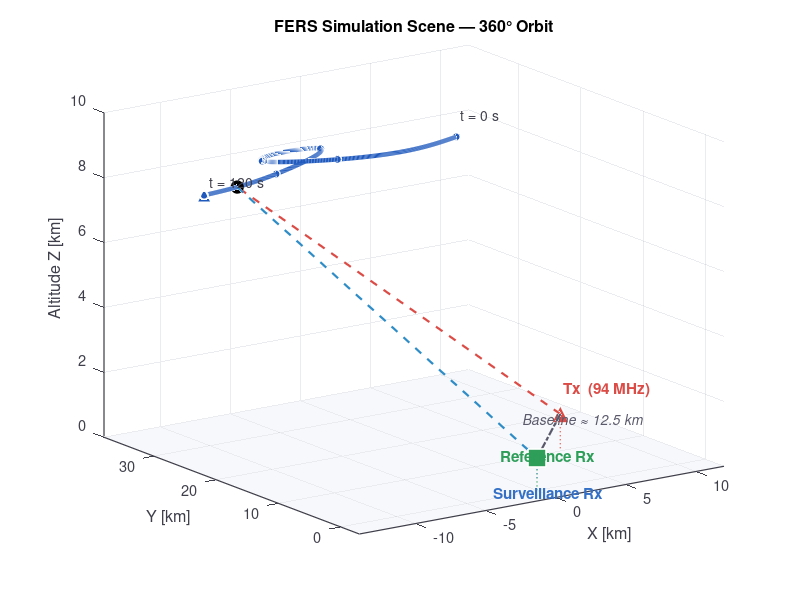
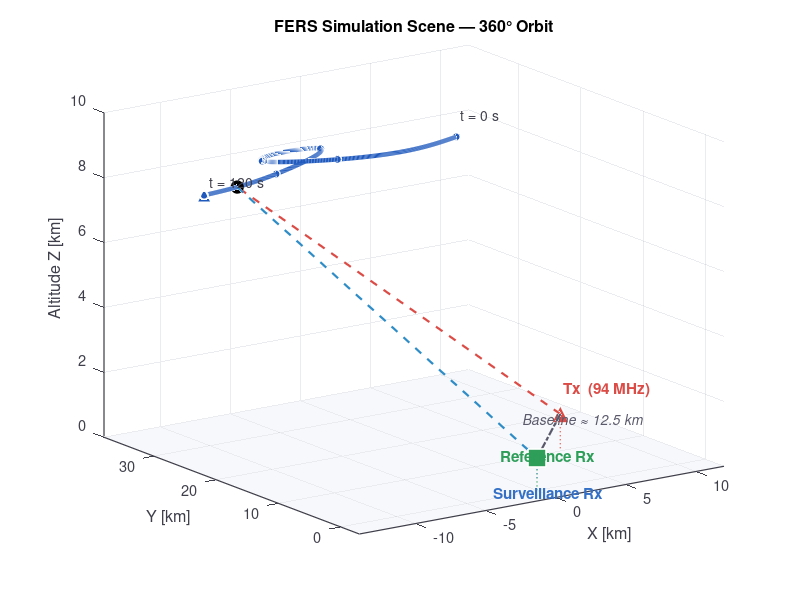

MATLAB code to generate these figures, in order:
% plotFersScene_scenario4_360.m
% ------------------------------------------------------------------
% Renders the FERS "scenario_4_360" (360° orbit) scene in 3-D for the
% CIE 2026 presentation. Geometry and waypoints taken verbatim from:
%   01_FERS/flightScenarios/scenario_4_360.fersxml
%
% Same style as plotFersScene_scenario1.m.
%
% Output:
%   Figures/fers_scene_scenario4_360.svg
%   Figures/fers_scene_scenario4_360.png   (300 dpi fallback)
%
% Author: Itumeleng Malemela
% ------------------------------------------------------------------

clc; clear; close all;

% -------------------- Geometry (km) ---------------------------
Tx_Pos     = [6.440;  10.760;  1.056];   % PrieskaTx (94 MHz, isotropic)
RefRx_Pos  = [0;      0;       1.000];   % Reference Rx
SurvRx_Pos = [0;      0.001;   1.000];   % Surveillance Rx

Baseline = norm(RefRx_Pos - Tx_Pos);   % ~12.54 km

% Target waypoints from scenario_4_360.fersxml (cubic interp, 8 km alt)
TargetWayTimes = [0, 35, 50, 75, 95, 120];
TargetPos = [  8.000,  31.000, 8.000;
              -0.528,  30.851, 8.000;
              -4.354,  34.339, 8.000;
               0.003,  34.783, 8.000;
              -5.311,  29.938, 8.000;
             -11.431,  27.706, 8.000];

% -------------------- Cubic-spline trajectory ---------------------
t_interp = linspace(TargetWayTimes(1), TargetWayTimes(end), 481);
spline_x = csape(TargetWayTimes, TargetPos(:,1)', 'variational');
spline_y = csape(TargetWayTimes, TargetPos(:,2)', 'variational');
spline_z = csape(TargetWayTimes, TargetPos(:,3)', 'variational');
x_i = fnval(spline_x, t_interp);
y_i = fnval(spline_y, t_interp);
z_i = fnval(spline_z, t_interp);

% -------------------- Figure --------------------------------------
fig = figure('Color','w','Units','pixels','Position',[100 100 960 680]);
hold on; grid on; box on;

% ---- Colour palette (identical to scenario 1) --------------------
col.trajectory = [0.12 0.35 0.74];
col.baseline   = [0.35 0.35 0.42];
col.txPath     = [0.86 0.30 0.28];
col.rxPath     = [0.18 0.55 0.78];
col.tx         = [0.86 0.30 0.28];
col.refrx      = [0.18 0.62 0.35];
col.survrx     = [0.20 0.44 0.78];
col.ground     = [0.94 0.95 0.97];

% ---- Ground plane -----------------------------------------------
[gx, gy] = meshgrid(linspace(-14, 12, 2), linspace(-3, 38, 2));
gz = zeros(size(gx));
surf(gx, gy, gz, 'FaceColor', col.ground, 'EdgeColor','none', 'FaceAlpha',0.50);

% Baseline (Tx <-> RefRx)
plot3([Tx_Pos(1) RefRx_Pos(1)], [Tx_Pos(2) RefRx_Pos(2)], ...
      [Tx_Pos(3) RefRx_Pos(3)], '-.', 'Color', col.baseline, 'LineWidth',1.6);

% Signal paths and plane between last two waypoints (t=95 s to t=120 s)
plane_t = (95 + 120) / 2;   % ~107.5 s
mid_idx = round((plane_t - t_interp(1)) / (t_interp(end) - t_interp(1)) * (numel(t_interp)-1)) + 1;
target_mid = [x_i(mid_idx); y_i(mid_idx); z_i(mid_idx)];
plot3([Tx_Pos(1) target_mid(1)], [Tx_Pos(2) target_mid(2)], ...
      [Tx_Pos(3) target_mid(3)], '--', 'Color', col.txPath, 'LineWidth',1.6);
plot3([target_mid(1) SurvRx_Pos(1)], [target_mid(2) SurvRx_Pos(2)], ...
      [target_mid(3) SurvRx_Pos(3)], '--', 'Color', col.rxPath, 'LineWidth',1.6);

% ---- Target orbit trajectory ------------------------------------
plot3(x_i, y_i, z_i, '-', 'Color', col.trajectory, 'LineWidth', 3.2);
% Waypoint markers
plot3(TargetPos(:,1), TargetPos(:,2), TargetPos(:,3), 'o', ...
      'MarkerFaceColor', col.trajectory, 'MarkerEdgeColor','w', ...
      'MarkerSize',6, 'LineWidth',1);
% Direction arrowhead at end
plot3(x_i(end), y_i(end), z_i(end), '^', ...
      'MarkerFaceColor', col.trajectory, 'MarkerEdgeColor','w', ...
      'MarkerSize',10, 'LineWidth',1);

% ---- Airplane STL at midpoint (~t = 60 s) -----------------------
stlFilePath = fullfile(fileparts(mfilename('fullpath')), 'plane3d.stl');
if exist(stlFilePath, 'file')
    airplane_model = stlread(stlFilePath);
    V_pl = airplane_model.Points;
    F_pl = airplane_model.ConnectivityList;

    bbox    = max(V_pl) - min(V_pl);
    nativeL = max(bbox);
    targetL = 4;                        % desired plane length in km
    V_pl    = V_pl * (targetL / nativeL);
    V_pl    = V_pl - mean(V_pl, 1);

    stlYawOffset = pi/2;
    dx = x_i(mid_idx+1) - x_i(mid_idx-1);
    dy = y_i(mid_idx+1) - y_i(mid_idx-1);
    heading = atan2(dy, dx) + stlYawOffset + 2*pi;   % opposite direction
    R = [cos(heading), -sin(heading), 0;
         sin(heading),  cos(heading), 0;
         0,             0,            1];
    V_pl = (R * V_pl')';
    V_pl = V_pl + target_mid(:)';

    patch('Vertices', V_pl, 'Faces', F_pl, ...
          'FaceColor', [0.80 0.80 1.00], 'EdgeColor','none', ...
          'FaceLighting','gouraud');
    camlight('headlight');
    lighting gouraud;
else
    plot3(target_mid(1), target_mid(2), target_mid(3), 'ko', ...
          'MarkerFaceColor','k', 'MarkerSize',9);
    warning('plane3d.stl not found at %s — using circle marker instead.', stlFilePath);
end

% ---- Station markers --------------------------------------------
plot3(Tx_Pos(1), Tx_Pos(2), Tx_Pos(3), '^', ...
      'MarkerFaceColor', col.tx, 'MarkerEdgeColor','w', ...
      'MarkerSize',13, 'LineWidth',1.2);
plot3(RefRx_Pos(1), RefRx_Pos(2), RefRx_Pos(3), 's', ...
      'MarkerFaceColor', col.refrx, 'MarkerEdgeColor','w', ...
      'MarkerSize',13, 'LineWidth',1.2);
plot3(SurvRx_Pos(1), SurvRx_Pos(2), SurvRx_Pos(3), 's', ...
      'MarkerFaceColor', col.survrx, 'MarkerEdgeColor','w', ...
      'MarkerSize',13, 'LineWidth',1.2);

% Ground drop-lines
plot3([Tx_Pos(1) Tx_Pos(1)],        [Tx_Pos(2) Tx_Pos(2)],        [0 Tx_Pos(3)],     ':', 'Color', col.tx,    'LineWidth',1.0);
plot3([RefRx_Pos(1) RefRx_Pos(1)],  [RefRx_Pos(2) RefRx_Pos(2)],  [0 RefRx_Pos(3)],  ':', 'Color', col.refrx, 'LineWidth',1.0);
plot3([SurvRx_Pos(1) SurvRx_Pos(1)],[SurvRx_Pos(2) SurvRx_Pos(2)],[0 SurvRx_Pos(3)], ':', 'Color', col.survrx,'LineWidth',1.0);

% ---- Labels -----------------------------------------------------
labelFont = 'Helvetica';
text(Tx_Pos(1)+0.4,  Tx_Pos(2)+0.4,  Tx_Pos(3)+0.7, ...
     'Tx  (94 MHz)', 'FontSize',11, 'FontWeight','bold', ...
     'FontName',labelFont, 'Color', col.tx);
text(RefRx_Pos(1)-3.5, RefRx_Pos(2)-2.0, RefRx_Pos(3)+0.5, ...
     'Reference Rx', 'FontSize',11, 'FontWeight','bold', ...
     'FontName',labelFont, 'Color', col.refrx);
text(SurvRx_Pos(1)-4.0, SurvRx_Pos(2)-2.0, SurvRx_Pos(3)-0.6, ...
     'Surveillance Rx', 'FontSize',11, 'FontWeight','bold', ...
     'FontName',labelFont, 'Color', col.survrx);
text(x_i(1)+0.5, y_i(1)+0.4, z_i(1)+0.6, ...
     't = 0 s', 'FontSize',10, 'FontName',labelFont, 'Color',[0.25 0.25 0.30]);
text(x_i(end)-0.5, y_i(end)-2.0, z_i(end)+0.6, ...
     't = 120 s', 'FontSize',10, 'FontName',labelFont, 'Color',[0.25 0.25 0.30]);

% Baseline label
bl_mid = (Tx_Pos + RefRx_Pos)/2;
text(bl_mid(1)-1.5, bl_mid(2)+0.8, bl_mid(3)+0.6, ...
     sprintf('Baseline \\approx %.1f km', Baseline), ...
     'FontSize',10, 'FontAngle','italic', 'FontName',labelFont, ...
     'Color', col.baseline);

% ---- Axes cosmetics ---------------------------------------------
xlabel('X [km]', 'FontSize',12, 'FontName',labelFont);
ylabel('Y [km]', 'FontSize',12, 'FontName',labelFont);
zlabel('Altitude Z [km]', 'FontSize',12, 'FontName',labelFont);
title('FERS Simulation Scene — 360° Orbit', 'FontSize',14, ...
      'FontName',labelFont, 'FontWeight','bold');

xlim([-14   12]);
ylim([ -3   38]);
zlim([  0   10]);

view(-35, 20);

ax = gca;
set(ax, 'FontSize',10.5, 'FontName',labelFont, ...
        'LineWidth', 0.9, ...
        'XColor',[0.25 0.25 0.30], 'YColor',[0.25 0.25 0.30], 'ZColor',[0.25 0.25 0.30], ...
        'GridColor',[0.55 0.58 0.65], 'GridAlpha',0.18, ...
        'MinorGridLineStyle','none', ...
        'Box','off');
try
    ax.XAxis.Color = [0.30 0.30 0.35];
    ax.YAxis.Color = [0.30 0.30 0.35];
    ax.ZAxis.Color = [0.30 0.30 0.35];
    set(ax, 'BoxStyle','back');
catch, end

% ---- Export -----------------------------------------------------
outDir = fullfile(fileparts(mfilename('fullpath')), 'Figures');
if ~exist(outDir, 'dir'); mkdir(outDir); end

svgPath = fullfile(outDir, 'fers_scene_scenario4_360.svg');
try
    exportgraphics(fig, svgPath, 'ContentType','vector', 'BackgroundColor','none');
catch
    print(fig, svgPath, '-dsvg', '-painters');
end

pngPath = fullfile(outDir, 'fers_scene_scenario4_360.png');
try
    exportgraphics(fig, pngPath, 'Resolution',300, 'BackgroundColor','none');
catch
    print(fig, pngPath, '-dpng', '-r300');
end

fprintf('wrote %s\n', svgPath);
fprintf('wrote %s\n', pngPath);
